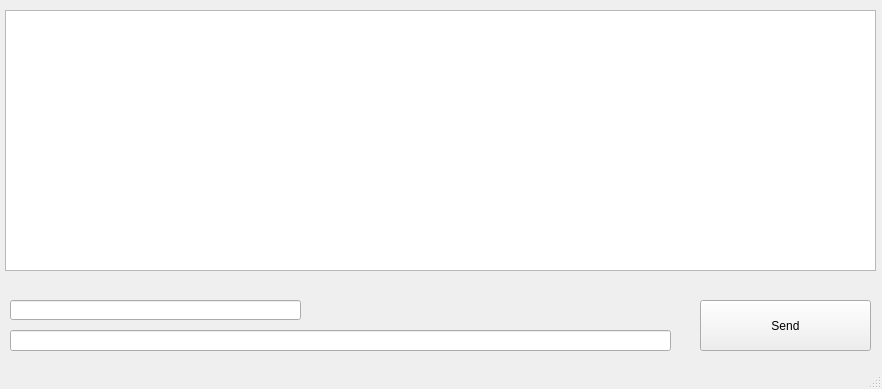
<?xml version="1.0" encoding="UTF-8"?>
<ui version="4.0">
 <class>MainWindow</class>
 <widget class="QMainWindow" name="MainWindow">
  <property name="geometry">
   <rect>
    <x>0</x>
    <y>0</y>
    <width>882</width>
    <height>389</height>
   </rect>
  </property>
  <property name="windowTitle">
   <string>MainWindow</string>
  </property>
  <widget class="QWidget" name="centralwidget">
   <widget class="QPushButton" name="SendButton">
    <property name="geometry">
     <rect>
      <x>700</x>
      <y>300</y>
      <width>171</width>
      <height>51</height>
     </rect>
    </property>
    <property name="text">
     <string>Send</string>
    </property>
   </widget>
   <widget class="QLineEdit" name="lineEdit">
    <property name="geometry">
     <rect>
      <x>10</x>
      <y>300</y>
      <width>291</width>
      <height>20</height>
     </rect>
    </property>
   </widget>
   <widget class="QLineEdit" name="lineEdit_2">
    <property name="geometry">
     <rect>
      <x>10</x>
      <y>330</y>
      <width>661</width>
      <height>21</height>
     </rect>
    </property>
   </widget>
   <widget class="QListView" name="listView">
    <property name="geometry">
     <rect>
      <x>5</x>
      <y>10</y>
      <width>871</width>
      <height>261</height>
     </rect>
    </property>
   </widget>
  </widget>
  <widget class="QMenuBar" name="menubar">
   <property name="geometry">
    <rect>
     <x>0</x>
     <y>0</y>
     <width>882</width>
     <height>18</height>
    </rect>
   </property>
  </widget>
  <widget class="QStatusBar" name="statusbar"/>
 </widget>
 <resources/>
 <connections/>
</ui>
